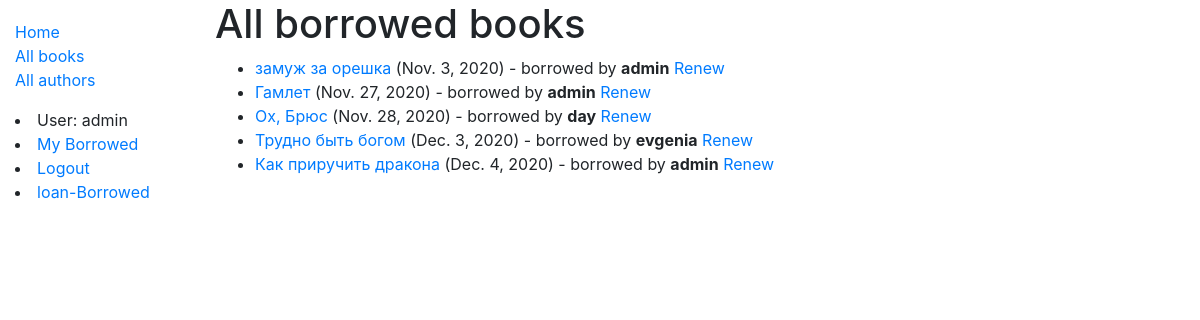
/catalog/loanbooks/ (signed in), run on the app's committed database.
### catalog/models.py (models this page shows, shortened)
class BookInstance(models.Model):
    id = models.UUIDField(primary_key=True, default=uuid.uuid4, help_text='Unique ID for this particular book across whole library')
    book = models.ForeignKey('Book', on_delete=models.SET_NULL, null=True)
    imprint = models.CharField(max_length=200)
    due_back = models.DateField(null=True, blank=True)
    borrower = models.ForeignKey(User, on_delete=models.SET_NULL, null=True, blank=True)
    LOAN_STATUS = (
        ('m', 'Maintenance'),
        ('o', 'On loan'),
        ('a', 'Available'),
        ('r', 'Reserved'),
    )
    status = models.CharField(
        max_length=1,
        choices=LOAN_STATUS,
        blank=True,
        default='m',
        help_text='Book availability',
    )
    class Meta:
        ordering = ['due_back']
        permissions = (("can_mark_returned", "Set book as returned"),)

class Book(models.Model):
    title = models.CharField(max_length=200)
    author = models.ForeignKey('Author', on_delete=models.SET_NULL, null=True)
    summary = models.TextField(max_length=1000, help_text='Enter a brief description of the book')
    isbn = models.CharField('ISBN', max_length=13,
                            help_text='13 Character <a href="https://www.isbn-international.org/content/what-isbn">ISBN number</a>')
    genre = models.ManyToManyField(Genre, help_text='Select a genre for this book')
    def display_genre(self):
        """Create a string for the Genre. This is required to display genre in Admin."""
        return ', '.join(genre.name for genre in self.genre.all()[:3])
    display_genre.short_description = 'Genre'

### catalog/views.py (the view)
# urls.py: path('loanbooks/', views. LoanedBooksListView.as_view(), name='loan-borrowed'),
class LoanedBooksListView(PermissionRequiredMixin, generic.ListView):
    model = BookInstance
    template_name = 'catalog/bookinstance_list_loaned.html'
    paginate_by = 10
    permission_required = 'catalog.can_mark_returned'
    def get_queryset(self):
        return BookInstance.objects.filter(status__exact='o').order_by('due_back')

### catalog/templates/catalog/bookinstance_list_loaned.html
{% extends "base_generic.html" %}
{% block content %}
    <h1>All borrowed books</h1>
    {% if bookinstance_list %}
    <ul>
      {% for bookinst in bookinstance_list %}
      <li >
          {% if perms.catalog.can_mark_returned %}
        <a href="{% url 'book-detail' bookinst.book.pk %}">{{bookinst.book.title}}</a> ({{ bookinst.due_back }}) - borrowed by  <strong>{{ bookinst.borrower }}</strong>
        <a href="{% url 'renew-book-librarian' bookinst.id %}">Renew</a>
      </li>
        {% endif %}
      {% endfor %}
    </ul>
    {% else %}
      <p>There are no books borrowed.</p>
    {% endif %}
{% endblock %}

### catalog/templates/base_generic.html (shortened to what this page needs)
<!DOCTYPE html>
<html lang="en">
<head>
  <link rel="stylesheet" href="https://stackpath.bootstrapcdn.com/bootstrap/4.1.3/css/bootstrap.min.css">
  {% load static %}
  <link rel="stylesheet" href="{% static 'css/styles.css' %}">
</head>
<body>
  <div class="container-fluid">
    <div class="row">
      <div class="col-sm-2">
      {% block sidebar %}
        <ul class="sidebar-nav">
          <li><a href="{% url 'index' %}">Home</a></li>
          <li><a href="{% url 'books' %}">All books</a></li>
          <li><a href="{% url 'authors' %}">All authors</a></li>
        </ul>
            {% if user.is_authenticated %}
             <li>User: {{ user.get_username }}</li>
            <li><a href="{% url 'my-borrowed' %}">My Borrowed</a></li>
             <li><a href="{% url 'logout'%}?next={{request.path}}">Logout</a></li>
            {% if perms.catalog.can_mark_returned %}
                <li><a href="{% url 'loan-borrowed' %}">loan-Borrowed</a></li>
            {% endif %}
   {% else %}
     <li><a href="{% url 'login'%}?next={{request.path}}">Login</a></li>
   {% endif %}
     {% endblock %}
      </div>
      <div class="col-sm-10 ">{% block content %}{% endblock %}</div>
    </div>
  </div>
</body>
</html>

### catalog/static/css/styles.css (style rules this page uses)
.sidebar-nav { margin-top: 20px; padding: 0; list-style: none; }

### data on the page
BookInstance: book "замуж за орешка", due_back "Nov. 3, 2020", borrower "admin"
BookInstance: book "Гамлет", due_back "Nov. 27, 2020", borrower "admin"
BookInstance: book "Ох, Брюс", due_back "Nov. 28, 2020", borrower "day"
BookInstance: book "Трудно быть богом", due_back "Dec. 3, 2020", borrower "evgenia"
BookInstance: book "Как приручить дракона", due_back "Dec. 4, 2020", borrower "admin"

### other printed values
{{ user.get_username }} "admin"
